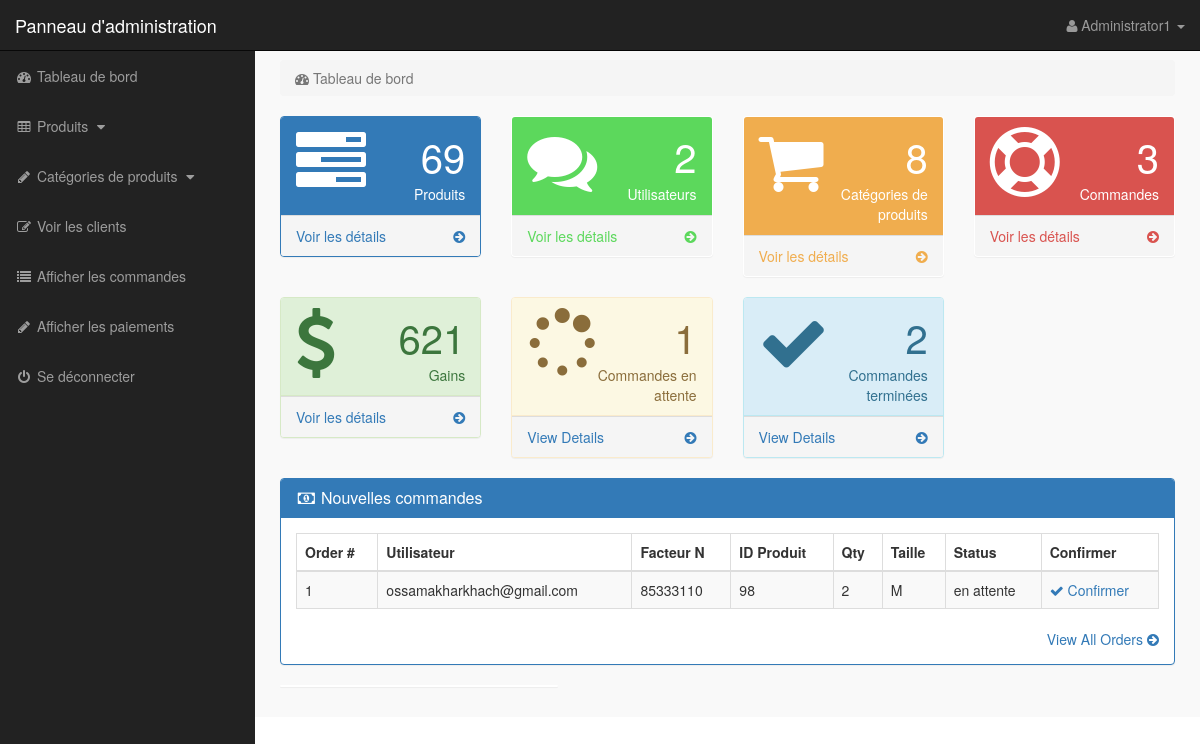
The app's page /admin/index.php?dashboard (signed in) with its own data.
### tables this page shows
CREATE TABLE IF NOT EXISTS `commande` (
  `id_commande` int(11) NOT NULL AUTO_INCREMENT,
  `facteur_no` varchar(30) DEFAULT NULL,
  `qty` int(11) NOT NULL,
  `prix_total` float NOT NULL,
  `size` varchar(20) NOT NULL,
  `com_status` varchar(20) NOT NULL DEFAULT 'pending',
  `com_date` timestamp NOT NULL DEFAULT CURRENT_TIMESTAMP,
  `id_produit` int(11) NOT NULL,
  `id_paiment` int(11) NOT NULL,
  `user_id` int(11) NOT NULL,
  `id_client` int(11) NOT NULL,
  PRIMARY KEY (`id_commande`),
  KEY `foreign3` (`id_paiment`),
  KEY `user_id` (`user_id`),
  KEY `id_produit` (`id_produit`)
);

CREATE TABLE IF NOT EXISTS `utilisateur` (
  `id_user` int(11) NOT NULL AUTO_INCREMENT,
  `user_email` varchar(30) NOT NULL,
  `user_password` varchar(120) NOT NULL,
  `user_nom` varchar(20) NOT NULL,
  `user_prenom` varchar(20) NOT NULL,
  PRIMARY KEY (`id_user`)
);

### admin/dashboard.php (the view, shortened to what this page needs)
<?php
if(!isset($_SESSION['admin_email'])){
echo "<script>window.open('login.php','_self')</script>";
}
else {
?>
<div class="row">
<div class="col-lg-12">
<ol class="breadcrumb">
<li class="active">
<i class="fa fa-dashboard"></i> Tableau de bord
</li>
</ol>
</div>
</div>
<div class="row">
<div class="col-lg-3 col-md-6">
<div class="panel panel-primary">
<div class="panel-heading">
<div class="row">
<div class="col-xs-3">
<i class="fa fa-tasks fa-5x"> </i>
</div>
<div class="col-xs-9 text-right">
<div class="huge"> <?php echo $count_products; ?> </div>
<div>Produits</div>
</div>
</div>
</div>
<a href="index.php?view_products">
<div class="panel-footer">
<span class="pull-left"> Voir les détails </span>
<span class="pull-right"> <i class="fa fa-arrow-circle-right"></i> </span>
<div class="clearfix"></div>
</div>
</a>
</div>
</div>
<div class="col-lg-3 col-md-6">
<div class="panel panel-green">
<div class="panel-heading">
<div class="row">
<div class="col-xs-3">
<i class="fa fa-comments fa-5x"> </i>
</div>
<div class="col-xs-9 text-right">
<div class="huge"> <?php echo $count_customers; ?> </div>
<div>Utilisateurs</div>
</div>
</div>
</div>
<a href="index.php?view_customers">
<div class="panel-footer">
<span class="pull-left"> Voir les détails </span>
<span class="pull-right"> <i class="fa fa-arrow-circle-right"></i> </span>
<div class="clearfix"></div>
</div>
</a>
</div>
</div>
<div class="col-lg-3 col-md-6">
<div class="panel panel-yellow">
<div class="panel-heading">
<div class="row">
<div class="col-xs-3">
<i class="fa fa-shopping-cart fa-5x"> </i>
</div>
<div class="col-xs-9 text-right">
<div class="huge"> <?php echo $count_p_categories; ?> </div>
<div>Catégories de produits</div>
</div>
</div>
</div>
<a href="index.php?view_p_cats">
<div class="panel-footer">
<span class="pull-left"> Voir les détails </span>
<span class="pull-right"> <i class="fa fa-arrow-circle-right"></i> </span>
<div class="clearfix"></div>
</div>
</a>
</div>
</div>
<div class="col-lg-3 col-md-6">
<div class="panel panel-red">
<div class="panel-heading">
<div class="row">
<div class="col-xs-3">
<i class="fa fa-support fa-5x"> </i>
</div>
<div class="col-xs-9 text-right">
<div class="huge"> <?php echo $count_total_orders; ?> </div>
<div>Commandes</div>
</div>
</div>
</div>
<a href="index.php?view_orders">
<div class="panel-footer">
<span class="pull-left"> Voir les détails </span>
<span class="pull-right"> <i class="fa fa-arrow-circle-right"></i> </span>
<div class="clearfix"></div>
</div>
</a>
</div>
</div>
</div>
<div class="row">
    <div class="col-lg-3 col-md-6">
        <div class="panel panel-success">
        <div class="panel-heading">
        <div class="row">
        <div class="col-xs-3">
        <i class="fa fa-dollar fa-5x"> </i>
        </div>
        <div class="col-xs-9 text-right">
        <div class="huge"> <?php echo $count_total_earnings ?> </div>
        <div>Gains</div>
        </div>
        </div>
        </div>
        <a href="index.php?view_orders">
        <div class="panel-footer">
        <span class="pull-left"> Voir les détails </span>
        <span class="pull-right"> <i class="fa fa-arrow-circle-right"></i> </span>
        <div class="clearfix"></div>
        </div>
        </a>
        </div>
        </div>
        <div class="col-lg-3 col-md-6">
            <div class="panel panel-warning">
            <div class="panel-heading">
            <div class="row">
            <div class="col-xs-3">
            <i class="fa fa-spinner fa-5x"> </i>
            </div>
            <div class="col-xs-9 text-right">
            <div class="huge"> <?php echo $count_pending_orders ?> </div>
            <div>Commandes en attente</div>
            </div>
            </div>
            </div>
            <a href="index.php?view_orders_pending">
            <div class="panel-footer">
            <span class="pull-left"> View Details </span>
            <span class="pull-right"> <i class="fa fa-arrow-circle-right"></i> </span>
            <div class="clearfix"></div>
            </div>
            </a>
            </div>
            </div>
            <div class="col-lg-3 col-md-6">
                <div class="panel panel-info">
                <div class="panel-heading">
                <div class="row">
                <div class="col-xs-3">
                <i class="fa fa-check fa-5x"> </i>
                </div>
                <div class="col-xs-9 text-right">
                <div class="huge"> <?php echo $count_completed_orders ?> </div>
                <div>Commandes terminées</div>
                </div>
                </div>
                </div>
                <a href="index.php?view_orders_complete">
                <div class="panel-footer">
                <span class="pull-left"> View Details </span>
                <span class="pull-right"> <i class="fa fa-arrow-circle-right"></i> </span>
                <div class="clearfix"></div>
                </div>
                </a>
                </div>
                </div>
</div>
<div class="row" >
<div class="col-lg-12" >
<div class="panel panel-primary" >
<div class="panel-heading" >
<h3 class="panel-title" >
<i class="fa fa-money fa-fw" ></i> Nouvelles commandes
</h3>
</div>
<div class="panel-body" >
<div class="table-responsive" >
<table class="table table-bordered table-hover table-striped" >
<thead>
<tr>
<th>Order #</th>
<th>Utilisateur</th>
<th>Facteur N</th>
<th>ID Produit</th>
<th>Qty</th>
<th>Taille</th>
<th>Status</th>
<th>Confirmer</th>
</tr>
</thead>
<tbody>
<?php
$i = 0;
$get_order = "select * from commande WHERE com_status='pending' order by 1 DESC LIMIT 0,5";
$run_order = mysqli_query($con,$get_order);
while($row_order=mysqli_fetch_array($run_order)){
$order_id = $row_order['id_commande'];
$c_id = $row_order['user_id'];
$invoice_no = $row_order['facteur_no'];
$product_id = $row_order['id_produit'];
$qty = $row_order['qty'];
$size = $row_order['size'];
$i++;
?>
<tr>
<td><?php echo $i; ?></td>
<td>
<?php
$get_customer = "select * from utilisateur where id_user='$c_id'";
$run_customer = mysqli_query($con,$get_customer);
$row_customer = mysqli_fetch_array($run_customer);
$customer_email = $row_customer['user_email'];
echo $customer_email;
?>
</td>
<td><?php echo $invoice_no; ?></td>
<td><?php echo $product_id; ?></td>
<td><?php echo $qty; ?></td>
<td><?php echo $size; ?></td>
<td>
<?php
echo 'en attente';
?>
</td>
<td><a href="order_confirm.php?OrderId=<?php echo $order_id ?>"><i class="fa fa-check"></i> Confirmer</a></td>
</tr>
<?php } ?>
</tbody>
</table>
</div>
<div class="text-right" >
<a href="index.php?view_orders" >
View All Orders <i class="fa fa-arrow-circle-right" ></i>
</a>
</div>
</div>
</div>
</div>
<div class="col-md-4">
<div class="panel">
</div>
</div>
</div>
<?php } ?>

### admin/includes/sidebar.php (shortened to what this page needs)
<?php
if(!isset($_SESSION['admin_email'])){
echo "<script>window.open('login.php','_self')</script>";
}
else {
?>
<nav class="navbar navbar-inverse navbar-fixed-top" >
<div class="navbar-header" >
<a class="navbar-brand" href="index.php?dashboard" >Panneau d'administration</a>
</div>
<ul class="nav navbar-right top-nav" >
<li class="dropdown" >
<a href="#" class="dropdown-toggle" data-toggle="dropdown" >
<i class="fa fa-user" ></i>
<?php echo $admin_name; ?> <b class="caret" ></b>
</a>
</li>
</ul>
<div class="collapse navbar-collapse navbar-ex1-collapse">
<ul class="nav navbar-nav side-nav">
<li>
<a href="index.php?dashboard">
<i class="fa fa-fw fa-dashboard"></i> Tableau de bord
</a>
</li>
<li>
<a href="#" data-toggle="collapse" data-target="#products">
<i class="fa fa-fw fa-table"></i> Produits
<i class="fa fa-fw fa-caret-down"></i>
</a>
</li>
<li>
<a href="#" data-toggle="collapse" data-target="#p_cat">
<i class="fa fa-fw fa-pencil"></i> Catégories de produits
<i class="fa fa-fw fa-caret-down"></i>
</a>
</li>
<li>
<a href="index.php?view_customers">
<i class="fa fa-fw fa-edit"></i> Voir les clients
</a>
</li>
<li>
<a href="index.php?view_orders">
<i class="fa fa-fw fa-list"></i> Afficher les commandes
</a>
</li>
<li>
<a href="index.php?view_payments">
<i class="fa fa-fw fa-pencil"></i> Afficher les paiements
</a>
</li>
<li>
<a href="logout.php">
<i class="fa fa-fw fa-power-off"></i> Se déconnecter
</a>
</li>
</ul>
</div>
</nav>
<?php } ?>

### admin/css/style.css (style rules this page uses)
body { margin-top:100px; }
@media (min-width: 768px) { body { margin-top:50px; } }
.top-nav { padding:0 15px; }
.top-nav>li { display:inline-block; float:left; }
.top-nav>li>a { padding-top:15px; padding-bottom:15px; line-height:20px; color:#999; }
@media (min-width: 768px) { .side-nav { position:fixed; top:51px; width:255px; border-radius:0; overflow-y:auto; background-color: #222; bottom:0; overflow-x:hidden; padding-bottom:40px; } }
@media (min-width: 768px) { .side-nav>li>a { width:255px; } }
.huge { font-size:40px; line-height:normal; }
.panel-green > .panel-heading { color:#fff; background-color:#5cd85c; }
.panel-green > a { color:#5cd85c; }
.panel-red > .panel-heading { color:#fff; background-color:#d9534f; }
.panel-red > a { color:#d9534f; }
.panel-yellow > .panel-heading { color:#fff; background-color:#f0ad4e; }
.panel-yellow > a { color:#f0ad4e; }
.panel-body { border-radius:5px; }

### records on screen
commande: user.user_email "ossamakharkhach@gmail.com", facteur_no "85333110", id_produit "98", qty "2", size "M"

### other values on screen
$admin_name "Administrator1"
$count_products "69"
$count_customers "2"
$count_p_categories "8"
$count_total_orders "3"
$count_total_earnings "621"
$count_pending_orders "1"
$count_completed_orders "2"
